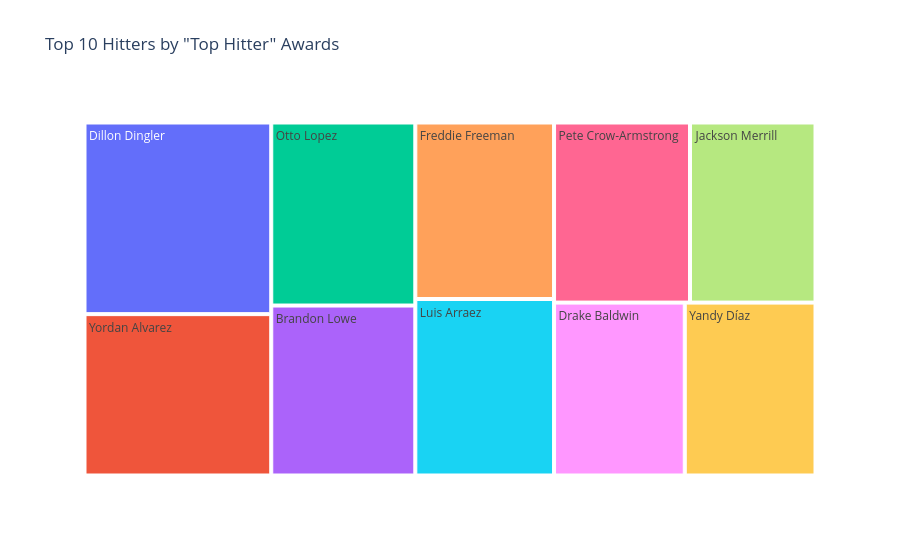

The notebook cell this image was saved under:
### Markdown cell above
Top 10 hitters - Treemap

### Code cell
top10_hitters=mlb['top_hitter'].value_counts().head(10).reset_index()
top10_hitters.columns=['player','awards']

fig=px.treemap(top10_hitters, path=['player'], values='awards', title='Top 10 Hitters by "Top Hitter" Awards')
fig.show()

### Figure 1 — Plotly figure (JSON) as saved in the notebook; plotly's stock layout.template omitted (floating-point values rounded to 4 significant figures)
{"data": [{"branchvalues": "total", "domain": {"x": [0, 1], "y": [0, 1]}, "hovertemplate": "labels=%{label}<br>awards=%{value}<br>parent=%{parent}<br>id=%{id}<extra></extra>", "ids": ["Dillon Dingler", "Yordan Alvarez", "Otto Lopez", "Brandon Lowe", "Freddie Freeman", "Luis Arraez", "Pete Crow-Armstrong", "Jackson Merrill", "Drake Baldwin", "Yandy Díaz"], "labels": ["Dillon Dingler", "Yordan Alvarez", "Otto Lopez", "Brandon Lowe", "Freddie Freeman", "Luis Arraez", "Pete Crow-Armstrong", "Jackson Merrill", "Drake Baldwin", "Yandy Díaz"], "name": "", "parents": ["", "", "", "", "", "", "", "", "", ""], "type": "treemap", "values": [19.0, 16.0, 14.0, 13.0, 13.0, 13.0, 13.0, 12.0, 12.0, 12.0]}], "layout": {"legend": {"tracegroupgap": 0}, "title": {"text": "Top 10 Hitters by \"Top Hitter\" Awards"}}}
